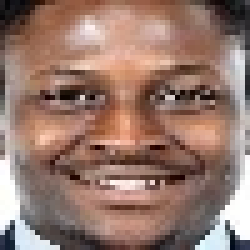
#> input picture projects/yuzlarni-taqqoslash/kod/project-1/rasmlar/yuz_rasm_0.jpg, 50 x 50 px (shown 5 times larger)
$ python numpy_dars_2.py
#> lines starting #> are read from the running program, lines starting #| are printed output that depends on the picture
import numpy as np
import matplotlib.pyplot as plt


rasm = plt.imread("rasmlar/yuz_rasm_0.jpg")
#> rasm is the input picture: shape (50, 50, 3); mean R, G, B 150.3, 120.1, 108.8
# [31 lines of commented-out code are left out]
dollar_kursi = np.linspace(5000, 11000, 50)


# plt.plot(dollar_kursi, [x for x in range(20)])
# plt.show()
# print(dollar_kursi)

kurs = []
for x in range(50):
    kurs.append(np.random.choice(dollar_kursi.astype(np.int32)))
# plt.plot([x for x in range(50)], dollar_kursi)
# plt.show()

dollar_kursi_xar_xil = []
for x in dollar_kursi:
    yangi_kurs = x + np.random.choice([0, 5, 50, 500, 2050])
    dollar_kursi_xar_xil.append(yangi_kurs)
# plt.plot([x for x in range(50)], dollar_kursi_xar_xil)
# plt.show()


x = np.linspace(-50, 50, 100)
# y = 5*x + 1
y = np.sin(x)*x + x
plt.plot(x, y)
plt.text(10, 10, "kurs")
plt.legend("Kurs")
plt.xlabel("x qiymatlar")
plt.ylabel("y qiymatlar")
plt.title("Kurs o'zgarishi")
plt.show()
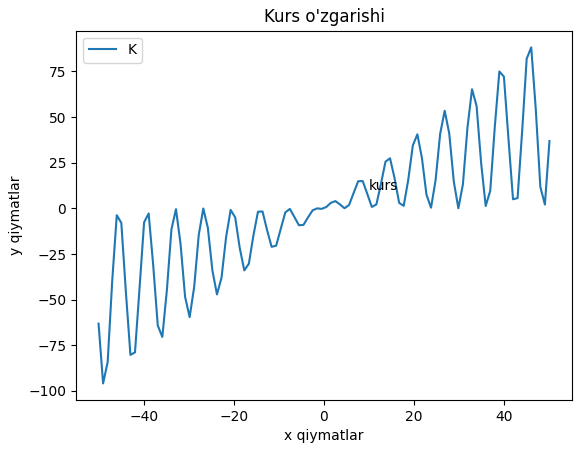
#> figure drawn by matplotlib, 1 panel; curve peaks at x = 45.96, y = 88.17
